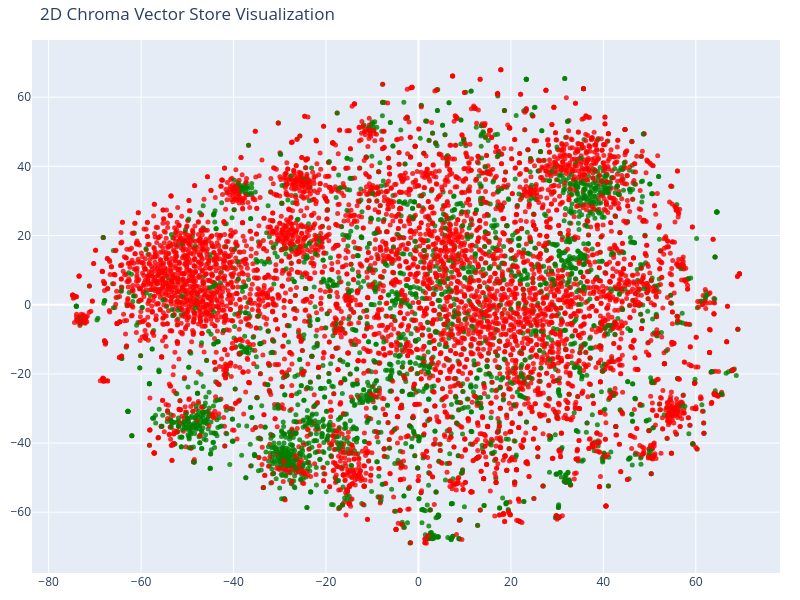

Notebook code cell kept with this figure:
### Code cell
# We humans find it easier to visalize things in 2D!
# Reduce the dimensionality of the vectors to 2D using t-SNE
# (t-distributed stochastic neighbor embedding)

tsne = TSNE(n_components=2, random_state=42)
reduced_vectors = tsne.fit_transform(vectors)

# Create the 2D scatter plot
fig = go.Figure(data=[go.Scatter(
    x=reduced_vectors[:, 0],
    y=reduced_vectors[:, 1],
    mode='markers',
    marker=dict(size=5, color=shows, opacity=0.8),
    text=[f"Type: {t}<br>Text: {d[:100]}..." for t, d in zip(show_type, documents)],
    hoverinfo='text'
)])

fig.update_layout(title='2D Chroma Vector Store Visualization',
    scene=dict(xaxis_title='x',yaxis_title='y'),
    width=800,
    height=600,
    margin=dict(r=20, b=10, l=10, t=40)
)

fig.show()

### Figure 1 — Plotly figure (JSON) as saved in the notebook; plotly's stock layout.template omitted (floating-point values rounded to 4 significant figures; data arrays with more than 128 entries replaced by an {"elided": "..."} marker saying what was removed)
{"data": [{"hoverinfo": "text", "marker": {"color": {"elided": "8818 str values"}, "opacity": 0.8, "size": 5}, "mode": "markers", "text": {"elided": "8818 str values"}, "type": "scatter", "x": {"elided": "8818 float values"}, "y": {"elided": "8818 float values"}}], "layout": {"height": 600, "margin": {"b": 10, "l": 10, "r": 20, "t": 40}, "scene": {"xaxis": {"title": {"text": "x"}}, "yaxis": {"title": {"text": "y"}}}, "title": {"text": "2D Chroma Vector Store Visualization"}, "width": 800}}
